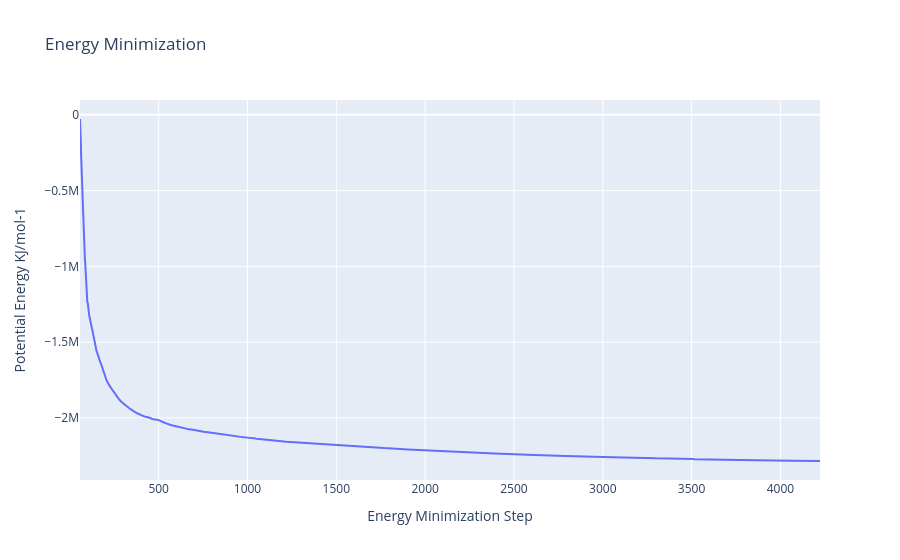

The notebook cell saved with this chart:
### Code cell
# GMXEnergy: Getting system energy by time  
from biobb_analysis.gromacs.gmx_energy import gmx_energy

# Create prop dict and inputs/outputs
AWH_output_min_ene_xvg = AWH_dir / f'{ref}_min_ene.xvg'
prop = {
    'terms':  ["Potential"],
    'binary_path' : binary_path
}

# Create and launch bb
gmx_energy(input_energy_path=AWH_output_min_edr, 
          output_xvg_path=AWH_output_min_ene_xvg, 
          properties=prop
)


#Read data from file and filter energy values higher than 1000 Kj/mol^-1
with open(AWH_output_min_ene_xvg,'r') as energy_file:
    x,y = map(
        list,
        zip(*[
            (float(line.split()[0]),float(line.split()[1]))
            for line in energy_file 
            if not line.startswith(("#","@")) 
            if float(line.split()[1]) < 1000 
        ])
    )

plotly.offline.init_notebook_mode(connected=True)

fig = {
    "data": [go.Scatter(x=x, y=y)],
    "layout": go.Layout(title="Energy Minimization",
                        xaxis=dict(title = "Energy Minimization Step"),
                        yaxis=dict(title = "Potential Energy KJ/mol-1")
                       )
}

plotly.offline.iplot(fig)

### Figure 1 — Plotly figure (JSON) as saved in the notebook; plotly's stock layout.template omitted (floating-point values rounded to 4 significant figures; data arrays with more than 128 entries replaced by an {"elided": "..."} marker saying what was removed)
{"data": [{"type": "scatter", "x": {"elided": "3296 int values"}, "y": {"elided": "3296 float values"}}], "layout": {"title": {"text": "Energy Minimization"}, "xaxis": {"title": {"text": "Energy Minimization Step"}}, "yaxis": {"title": {"text": "Potential Energy KJ/mol-1"}}}}
